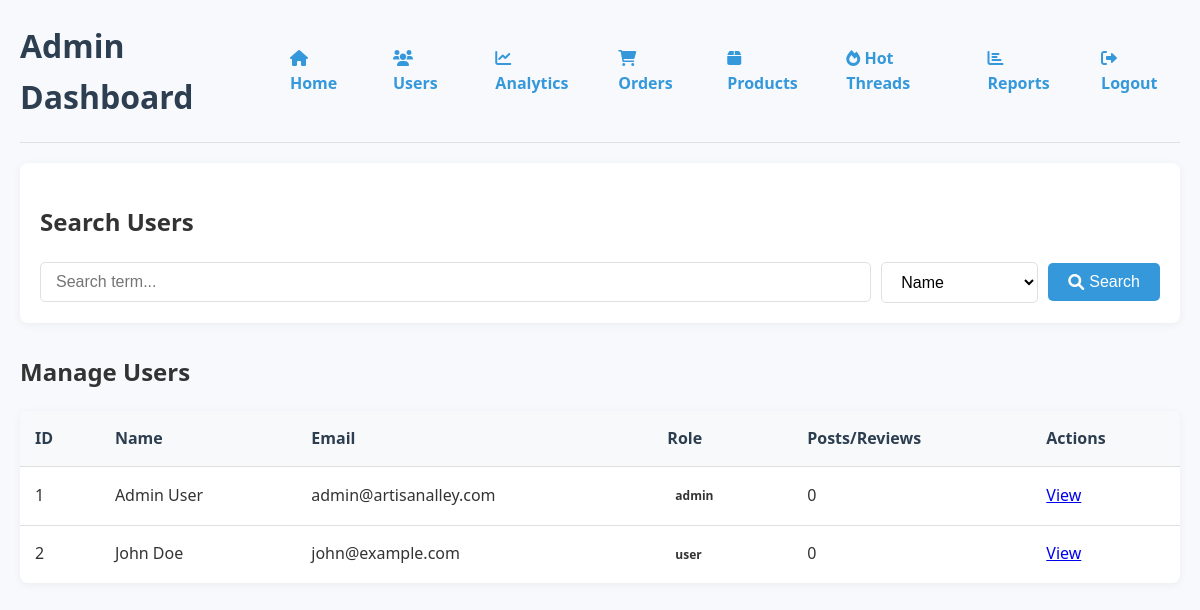
Page /admin_dashboard.php (signed in) on the committed database.
### tables this page shows
CREATE TABLE IF NOT EXISTS users (
    id INT AUTO_INCREMENT PRIMARY KEY,
    name VARCHAR(100) NOT NULL,
    email VARCHAR(100) NOT NULL UNIQUE,
    password VARCHAR(255) NOT NULL,
    role ENUM('user', 'admin') DEFAULT 'user',
    profile_image VARCHAR(255) DEFAULT 'default.png',
    created_at TIMESTAMP DEFAULT CURRENT_TIMESTAMP
);

### public/admin_dashboard.php (the view, shortened to what this page needs)
<?php
require_once '../config/db.php';
$search_term = '';
$search_by = 'name';
$search_query = "SELECT DISTINCT u.id, u.name, u.email, u.role, u.created_at FROM users u";
$search_params = [];
$search_types = '';
if (isset($_GET['search']) && !empty($_GET['search_term'])) {
    $search_term = trim($_GET['search_term']);
    $search_by = $_GET['search_by'] ?? 'name';
    if ($search_by === 'post') {
        $search_query = "SELECT DISTINCT u.id, u.name, u.email, u.role, u.created_at
                        FROM users u
                        JOIN reviews r ON u.id = r.user_id
                        WHERE r.comment LIKE ?";
        $search_params[] = "%$search_term%";
        $search_types .= "s";
    } else {
        $search_query = "SELECT DISTINCT u.id, u.name, u.email, u.role, u.created_at
                        FROM users u
                        WHERE u.$search_by LIKE ?";
        $search_params[] = "%$search_term%";
        $search_types .= "s";
    }
} else {
    $search_query = "SELECT id, name, email, role, created_at FROM users ORDER BY created_at DESC";
}
if (!empty($search_params)) {
    $stmt = $conn->prepare($search_query);
    $stmt->bind_param($search_types, ...$search_params);
    $stmt->execute();
    $result = $stmt->get_result();
} else {
    $result = $conn->query($search_query);
}
function getUserPostsCount($conn, $user_id) {
    $stmt = $conn->prepare("SELECT COUNT(*) as count FROM reviews WHERE user_id = ?");
    $stmt->bind_param("i", $user_id);
    $stmt->execute();
    $result = $stmt->get_result();
    $row = $result->fetch_assoc();
    return $row['count'];
}
?>
<!DOCTYPE html>
<html>
<head>
    <link rel="stylesheet" href="/src/main.css">
    <link rel="stylesheet" href="https://cdnjs.cloudflare.com/ajax/libs/font-awesome/6.0.0/css/all.min.css">
</head>
<body>
    <div class="admin-header">
        <h1>Admin Dashboard</h1>
        <nav class="admin-nav">
            <a href="index.php"><i class="fas fa-home"></i> Home</a>
            <a href="admin_dashboard.php"><i class="fas fa-users"></i> Users</a>
            <a href="admin_analytics.php"><i class="fas fa-chart-line"></i> Analytics</a>
            <a href="admin_orders.php"><i class="fas fa-shopping-cart"></i> Orders</a>
            <a href="admin_products.php"><i class="fas fa-box"></i> Products</a>
            <a href="admin_hot_threads.php"><i class="fas fa-fire"></i> Hot Threads</a>
            <a href="admin_reports.php"><i class="fas fa-chart-bar"></i> Reports</a>
            <a href="logout.php"><i class="fas fa-sign-out-alt"></i> Logout</a>
        </nav>
    </div>
    <div class="search-section">
        <h2>Search Users</h2>
        <form action="admin_dashboard.php" method="GET" class="search-form">
            <input type="text" name="search_term" placeholder="Search term..." value="<?php echo htmlspecialchars($search_term); ?>">
            <select name="search_by">
                <option value="name" <?php echo $search_by === 'name' ? 'selected' : ''; ?>>Name</option>
            </select>
            <button type="submit" name="search" value="1">
                <i class="fas fa-search"></i> Search
            </button>
        </form>
    </div>
    <h2>Manage Users</h2>
    <table class="users-table">
        <thead>
            <tr>
                <th>ID</th>
                <th>Name</th>
                <th>Email</th>
                <th>Role</th>
                <th>Posts/Reviews</th>
                <th>Actions</th>
            </tr>
        </thead>
        <tbody>
            <?php if ($result && $result->num_rows > 0): ?>
                <?php while ($row = $result->fetch_assoc()): ?>
                    <tr>
                        <td><?php echo $row['id']; ?></td>
                        <td><?php echo htmlspecialchars($row['name']); ?></td>
                        <td><?php echo htmlspecialchars($row['email']); ?></td>
                        <td>
                            <span class="badge bg-<?php echo ($row['role'] == 'admin') ? 'primary' : (($row['role'] == 'disabled') ? 'danger' : 'success'); ?>">
                                <?php echo htmlspecialchars($row['role']); ?>
                            </span>
                        </td>
                        <td><?php echo getUserPostsCount($conn, $row['id']); ?></td>
                        <td>
                            <a href="admin_user_view.php?id=<?php echo $row['id']; ?>" class="btn btn-info btn-sm">
                                <i class="bi bi-eye"></i> View
                            </a>
                        </td>
                    </tr>
                <?php endwhile; ?>
            <?php else: ?>
                <tr><td colspan="7" style="text-align: center; padding: 30px;">No users found.</td></tr>
            <?php endif; ?>
        </tbody>
    </table>
</body>
</html>

### src/main.css (style rules this page uses)
:root { --primary-color: #2c3e50; --secondary-color: #e67e22; --accent-color: #3498db; --text-color: #333; --light-gray: #f5f6fa; --white: #ffffff; }
body { font-family: 'Inter', -apple-system, BlinkMacSystemFont, sans-serif; margin: 0; padding: 0; color: var(--text-color); line-height: 1.6; }

### public/admin_dashboard.php (style rules this page uses)
body { font-family: 'Segoe UI', Tahoma, Geneva, Verdana, sans-serif; line-height: 1.6; color: #333; margin: 0; padding: 20px; background-color: #f7f9fc; }
.admin-header { display: flex; justify-content: space-between; align-items: center; margin-bottom: 20px; padding-bottom: 20px; border-bottom: 1px solid #e0e0e0; }
.admin-header h1 { margin: 0; color: #2c3e50; }
.admin-nav { display: flex; gap: 15px; }
.admin-nav a { text-decoration: none; color: #3498db; font-weight: 600; padding: 8px 15px; border-radius: 5px; transition: all 0.3s ease; }
.search-section { background-color: white; padding: 20px; border-radius: 8px; box-shadow: 0 2px 10px rgba(0, 0, 0, 0.05); margin-bottom: 30px; }
.search-form { display: flex; gap: 10px; align-items: center; }
.search-form input[type="text"] { flex: 1; padding: 10px 15px; border: 1px solid #e0e0e0; border-radius: 5px; font-size: 16px; }
.search-form select { padding: 10px 15px; border: 1px solid #e0e0e0; border-radius: 5px; font-size: 16px; background-color: white; }
.search-form button { padding: 10px 20px; background-color: #3498db; color: white; border: none; border-radius: 5px; font-size: 16px; cursor: pointer; transition: background-color 0.3s ease; display: flex; align-items: center; gap: 5px; }
.users-table { width: 100%; border-collapse: collapse; background-color: white; border-radius: 8px; overflow: hidden; box-shadow: 0 2px 10px rgba(0, 0, 0, 0.05); }
.users-table th, .users-table td { padding: 15px; text-align: left; border-bottom: 1px solid #e0e0e0; }
.users-table th { background-color: #f8f9fa; font-weight: 600; color: #2c3e50; }
.users-table tr:last-child td { border-bottom: none; }
.badge { display: inline-block; padding: 4px 8px; border-radius: 4px; font-size: 12px; font-weight: 600; }

### rows in the picture
users: id "1", name "Admin User", email "admin@artisanalley.com", role "admin", id "0"
users: id "2", name "John Doe", email "john@example.com", role "user", id "0"
